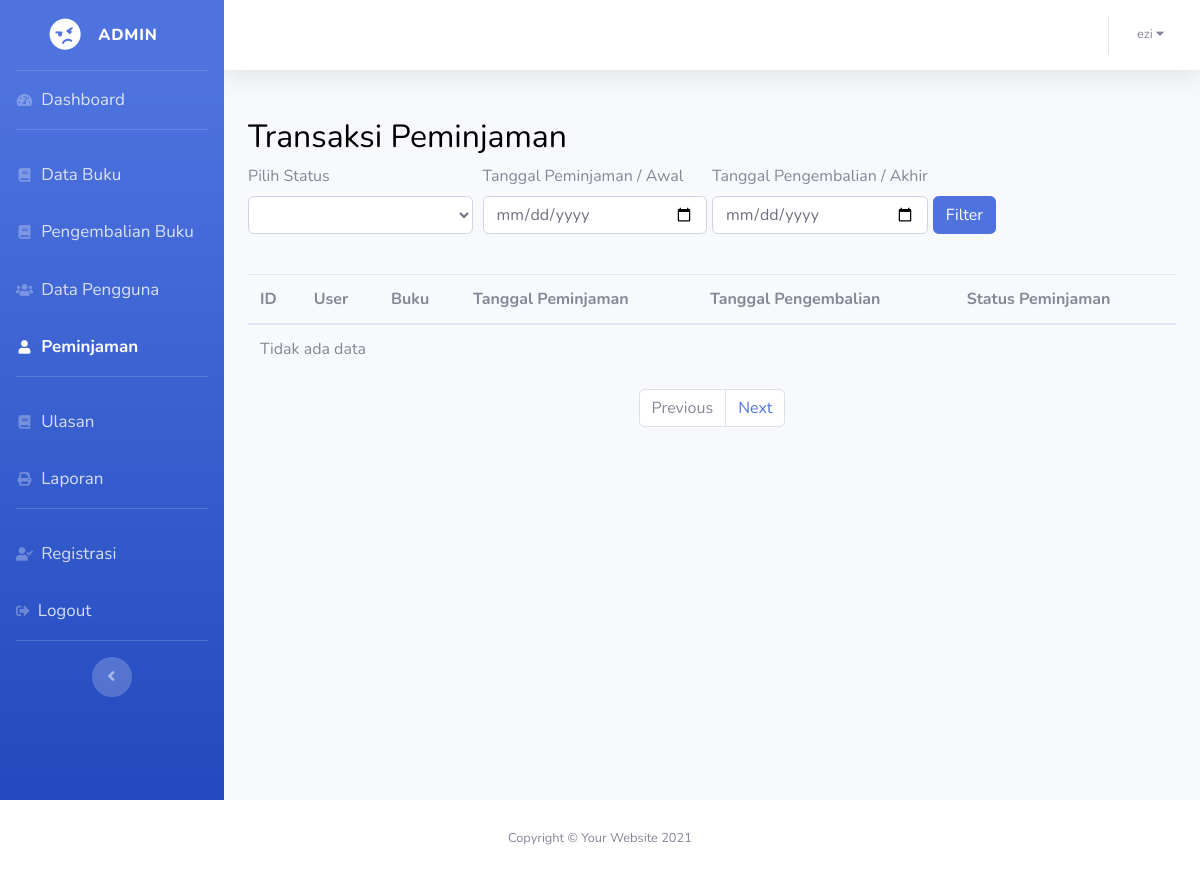
Before: /peminjaman/peminjaman.php (signed in) with the older database file.
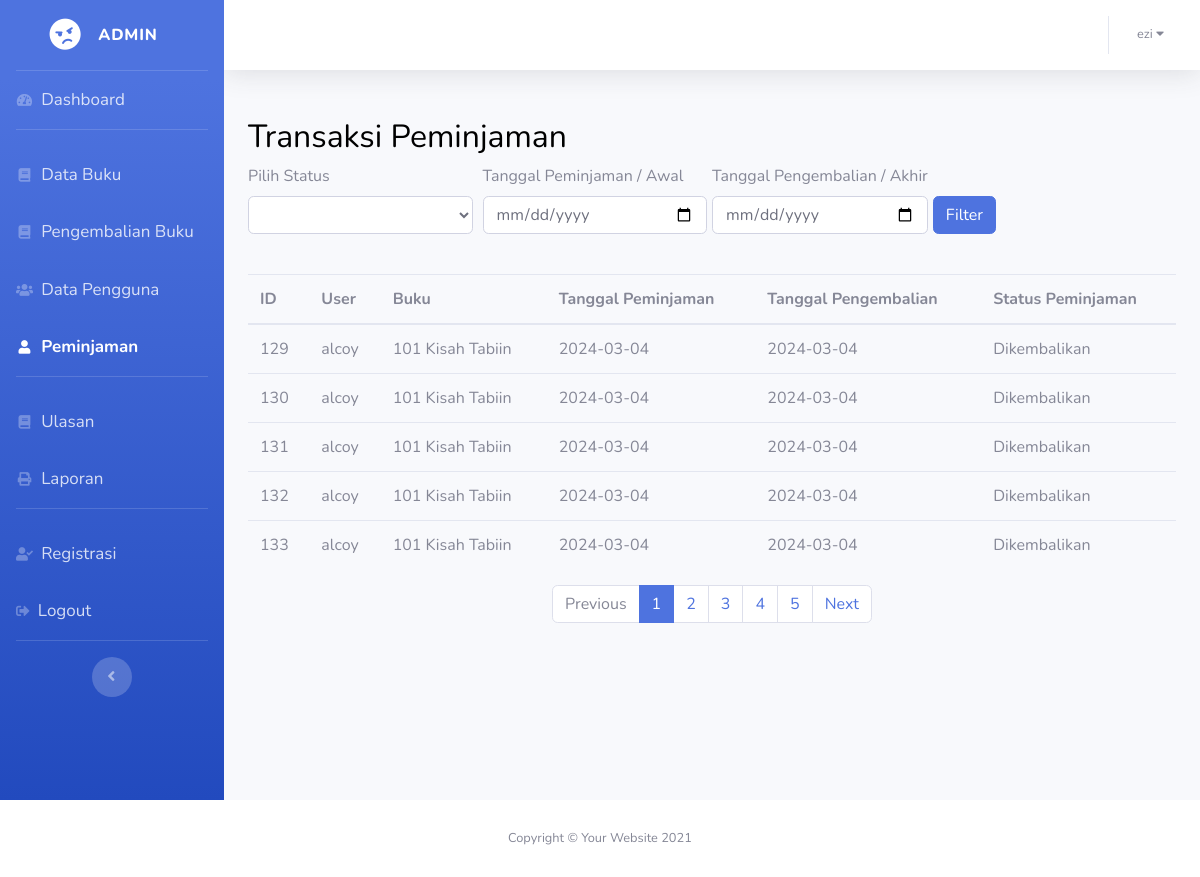
After: the same page with the newer database file.
### tables this page shows
CREATE TABLE `peminjaman` (
  `id` int(11) NOT NULL,
  `user` int(11) NOT NULL,
  `buku` int(11) NOT NULL,
  `tanggal_peminjaman` date NOT NULL,
  `tanggal_pengembalian` date NOT NULL,
  `status_peminjaman` enum('Dipinjam','Dikembalikan','','') NOT NULL,
  `created_at` timestamp NOT NULL DEFAULT current_timestamp() ON UPDATE current_timestamp()
);

CREATE TABLE `user` (
  `id` int(11) NOT NULL,
  `perpus_id` int(11) NOT NULL,
  `username` varchar(255) NOT NULL,
  `password` varchar(255) NOT NULL,
  `verification_code` varchar(10) NOT NULL,
  `verified` tinyint(1) NOT NULL,
  `email` varchar(255) NOT NULL,
  `nama_lengkap` varchar(255) NOT NULL,
  `alamat` text NOT NULL,
  `role` enum('admin','petugas','peminjam','') NOT NULL,
  `created_at` timestamp NOT NULL DEFAULT current_timestamp() ON UPDATE current_timestamp()
);

CREATE TABLE `buku` (
  `id` int(11) NOT NULL,
  `perpus_id` int(11) NOT NULL,
  `judul` varchar(255) NOT NULL,
  `deskripsi` text NOT NULL,
  `cover` varchar(255) NOT NULL,
  `pdf` varchar(255) NOT NULL,
  `penulis` varchar(255) NOT NULL,
  `penerbit` varchar(255) NOT NULL,
  `tahun_terbit` int(11) NOT NULL,
  `stok` int(255) NOT NULL,
  `kategori_id` int(11) NOT NULL,
  `created_at` timestamp NOT NULL DEFAULT current_timestamp() ON UPDATE current_timestamp()
);

### peminjaman/peminjaman.php (the view, shortened to what the changed rows need)
<?php
include "../koneksi.php";
$sql = "SELECT peminjaman.id, user.nama_lengkap AS nama_user, buku.judul AS judul_buku, peminjaman.tanggal_peminjaman, peminjaman.tanggal_pengembalian, peminjaman.status_peminjaman
        FROM peminjaman
        INNER JOIN user ON peminjaman.user = user.id
        INNER JOIN buku ON peminjaman.buku = buku.id";
$totalRows = mysqli_num_rows(mysqli_query($koneksi, $sql));
$rowsPerPage = 5;
$totalPages = ceil($totalRows / $rowsPerPage);
$currentPage = isset($_GET['page']) ? (int)$_GET['page'] : 1;
$offset = ($currentPage - 1) * $rowsPerPage;
$sql .= " LIMIT $offset, $rowsPerPage";
$result = mysqli_query($koneksi, $sql);
?>
<!DOCTYPE html>
<html lang="en">
<head>
    <link href="../sbadmin/vendor/fontawesome-free/css/all.min.css" rel="stylesheet" type="text/css">
    <link href="../sbadmin/css/sb-admin-2.min.css" rel="stylesheet">
</head>
<body>
    <div id="wrapper">
        <div id="content-wrapper" class="d-flex flex-column">
            <div id="content">
                <div class="container mt-5">
                    <h2>Transaksi Peminjaman</h2>
                    <br>
                    <table class="table">
                        <thead>
                            <tr>
                                <th>ID</th>
                                <th>User</th>
                                <th>Buku</th>
                                <th>Tanggal Peminjaman</th>
                                <th>Tanggal Pengembalian</th>
                                <th>Status Peminjaman</th>
                            </tr>
                        </thead>
                        <tbody>
                            <?php
                            if (mysqli_num_rows($result) > 0) {
                                while ($row = mysqli_fetch_assoc($result)) {
                                    echo "<tr>";
                                    echo "<td>" . $row['id'] . "</td>";
                                    echo "<td>" . $row['nama_user'] . "</td>";
                                    echo "<td>" . $row['judul_buku'] . "</td>";
                                    echo "<td>" . $row['tanggal_peminjaman'] . "</td>";
                                    echo "<td>" . $row['tanggal_pengembalian'] . "</td>";
                                    echo "<td>" . $row['status_peminjaman'] . "</td>";
                                    echo "</tr>";
                                }
                            } else {
                                echo "<tr><td colspan='6'>Tidak ada data</td></tr>";
                            }
                            ?>
                        </tbody>
                    </table>
                    <nav aria-label="Page navigation example">
                        <ul class="pagination justify-content-center">
                            <?php for ($i = 1; $i <= $totalPages; $i++) : ?>
                            <li class="page-item <?php echo ($currentPage == $i) ? "active" : ""; ?>">
                                <a class="page-link" href="?page=<?php echo $i; ?>"><?php echo $i; ?></a>
                            </li>
                            <?php endfor; ?>
                        </ul>
                    </nav>
                </div>
            </div>
        </div>
    </div>
</body>
</html>

Changed rows visible on the page:
added peminjaman: id "129", user.nama_lengkap "alcoy", buku.judul "101 Kisah Tabiin", tanggal_peminjaman "2024-03-04", tanggal_pengembalian "2024-03-04", status_peminjaman "Dikembalikan"
added peminjaman: id "130", user.nama_lengkap "alcoy", buku.judul "101 Kisah Tabiin", tanggal_peminjaman "2024-03-04", tanggal_pengembalian "2024-03-04", status_peminjaman "Dikembalikan"
added peminjaman: id "131", user.nama_lengkap "alcoy", buku.judul "101 Kisah Tabiin", tanggal_peminjaman "2024-03-04", tanggal_pengembalian "2024-03-04", status_peminjaman "Dikembalikan"
added peminjaman: id "132", user.nama_lengkap "alcoy", buku.judul "101 Kisah Tabiin", tanggal_peminjaman "2024-03-04", tanggal_pengembalian "2024-03-04", status_peminjaman "Dikembalikan"
added peminjaman: id "133", user.nama_lengkap "alcoy", buku.judul "101 Kisah Tabiin", tanggal_peminjaman "2024-03-04", tanggal_pengembalian "2024-03-04", status_peminjaman "Dikembalikan"
Other visible differences:
new list line: "1"
new list line: "2"
new list line: "3"
new list line: "4"
new list line: "5"
text no longer shown: "Tidak ada data"
